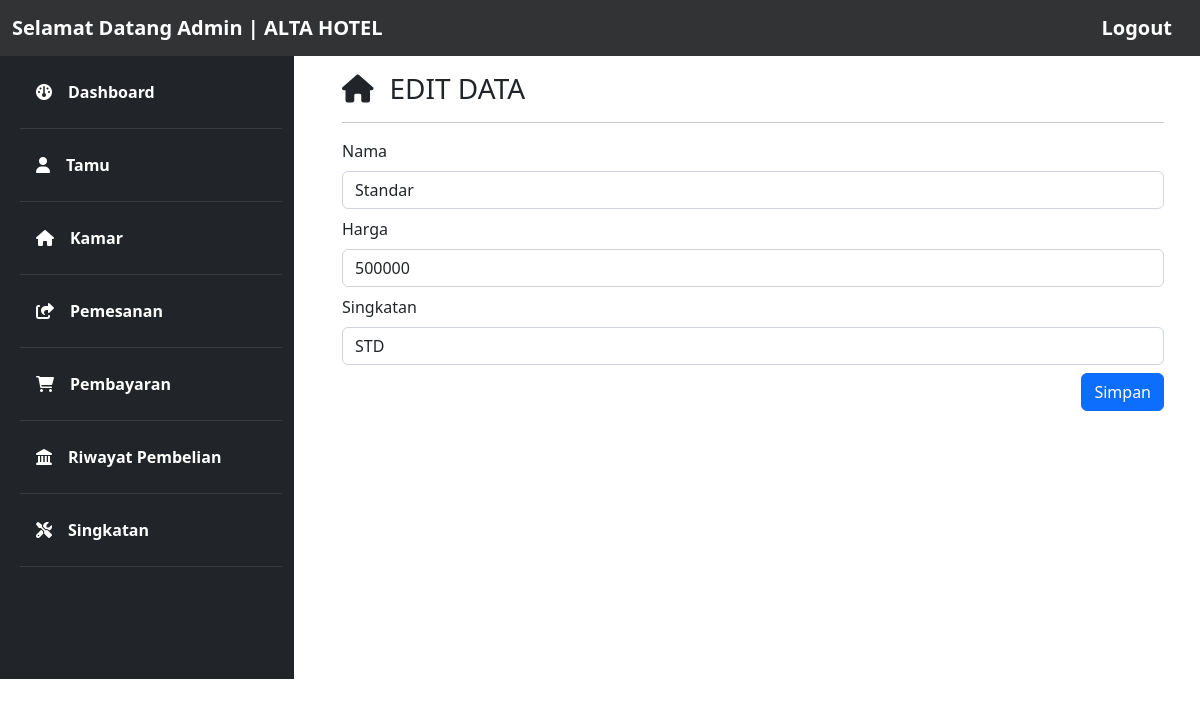
The page /hal_edit2.php?id=1 on the database its author committed.
### tables this page shows
CREATE TABLE `tipe_kamar` (
  `id` int(11) NOT NULL,
  `tipe` varchar(40) NOT NULL,
  `singkatan` varchar(10) NOT NULL,
  `harga` int(7) NOT NULL,
  `gambar` varchar(30) DEFAULT NULL,
  `desk` varchar(500) NOT NULL
);

### hal_edit2.php (the view, shortened to what this page needs)
<?php
    include "function.php";
    $id=$_GET['id'];
    $tipe= mysqli_query($database, "SELECT * FROM tipe_kamar WHERE id='$id'");
    $hasil= mysqli_fetch_assoc($tipe);
?>
<!doctype html>
<html lang="en">
  <head>
    <link href="https://cdn.jsdelivr.net/npm/bootstrap@5.2.0/dist/css/bootstrap.min.css" rel="stylesheet">
    <link rel="stylesheet" href="home.css">
    <link rel="stylesheet" href="fontasome/css/all.css">
  </head>
  <body>
    <nav class="navbar navbar-expand-lg fixed-top">
        <div class="container-fluid">
          <a class="navbar-brand fw-bold text-white" href="#">Selamat Datang Admin | ALTA HOTEL</a>
          <a class="navbar-brand fw-bold text-white" href="home.php">Logout</a>
        </div>
    </nav>
    <div class="row no-gutters mt-5">
      <div class="col-md-3 pt-4 ps-3 bg-dark pb-5">
        <ul class="nav flex-column ms-3 mb-5">
          <li class="nav-item">
            <a class="nav-link active text-white hov fw-bold" href="dashboard.php"><i class="fa-solid fa-gauge me-3"></i>Dashboard</a>
            <hr class="hr">
          </li>
          <li class="nav-item">
            <a class="nav-link text-white hov fw-bold" href="tamu.php"><i class="fa-solid fa-user me-3"></i>Tamu</a>
            <hr class="hr">
          </li>
          <li class="nav-item">
            <a class="nav-link text-white hov fw-bold" href="kamar.php"><i class="fa-solid fa-house me-3"></i>Kamar</a>
            <hr class="hr">
          </li>
          <li class="nav-item">
            <a class="nav-link text-white hov fw-bold" href="pesanan.php"><i class="fa-solid fa-share-from-square me-3"></i>Pemesanan</a>
            <hr class="hr">
          </li>
          <li class="nav-item">
            <a class="nav-link text-white hov fw-bold" href="pembayarann.php"><i class="fa-solid fa-cart-shopping me-3"></i>Pembayaran</a>
            <hr class="hr">
          </li>
          <li class="nav-item">
            <a class="nav-link text-white hov fw-bold" href="riwayat.php"><i class="fa-solid fa-landmark me-3"></i>Riwayat Pembelian</a>
            <hr class="hr">
          </li>
          <li class="nav-item">
            <a class="nav-link text-white hov fw-bold" href="deskripsi.php"><i class="fa-solid fa-screwdriver-wrench me-3"></i>Singkatan</a>
            <hr class="hr">
          </li>
        </ul>
      </div>
      <div class="col-md-9 pt-4 px-5">
        <h3><i class="fa-solid fa-house me-3"></i>EDIT DATA</h3><hr>
            <div class="modal-body">
              <form action="function.php" method="post">
                <div class="mb-2">
                  <label for="Username" class="form-label" >Nama</label>
                  <input type="text" class="form-control" id="Username" name="in_nama" required value="<?php echo $hasil['tipe']?>"value="<?php echo $hasil['tipe']?>">
                </div>
                <div class="mb-2">
                  <label for="harga" class="form-label" >Harga</label>
                  <input type="text" class="form-control" id="harga" name="in_harga" required value="<?php echo $hasil['harga']?>">
                </div>
                <div class="mb-2">
                  <label for="deskripsi" class="form-label" >Singkatan</label>
                  <input type="text" class="form-control" id="deskripsi" name="in_si" required value="<?php echo $hasil['singkatan']?>">
                </div>
                <div class="modal-footer">
                    <button type="submit" class="btn btn-primary" name='ubah_tipe' value="<?php echo $id;?>">Simpan</button>
                </div>
            </div>
    </div>
  </body>
</html>

### home.css (style rules this page uses)
.navbar { background-color: #323334; color: white; }
.hr { color: grey; }

### rows shown on the page
tipe_kamar: in_nama "Standar", in_harga "500000", in_si "STD"
